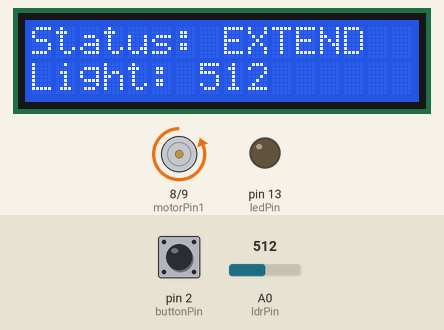
A sketch run on a simulated Arduino Uno, built with avr-gcc and run on an emulated ATmega328P. Shown: 16×2 character LCD, motor-driver pin pairs drawn as motors (green arrow = first pin HIGH = forward, orange = second pin HIGH = backward, longer = more drive), output pins drawn as LEDs (lit = HIGH). Inputs (shaded band) come from the test bench; at power-on: A0 (ldrPin) = 512, pin 2 (buttonPin) HIGH.

Above: at 2.2 s.
2.3 s: A0 (ldrPin) set to 313
At 3.7 s:
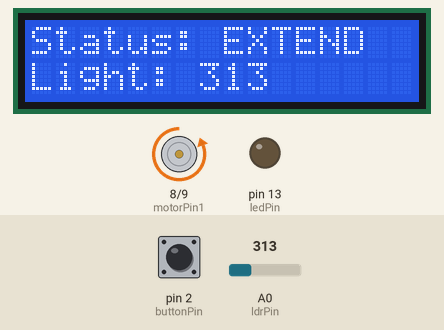
4.0 s: A0 (ldrPin) set to 290
At 4.4 s:
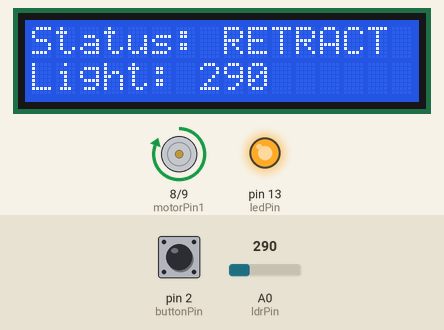
5.6 s: A0 (ldrPin) set to 306
At 6.2 s:
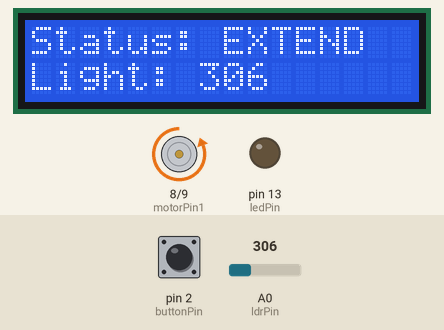
7.1 s: pin 2 (buttonPin) pulled LOW for 0.6 s
At 7.9 s:
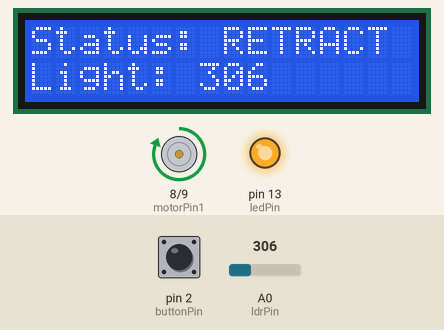
9.6 s: pin 2 (buttonPin) pulled LOW for 3.2 s
At 14.0 s:
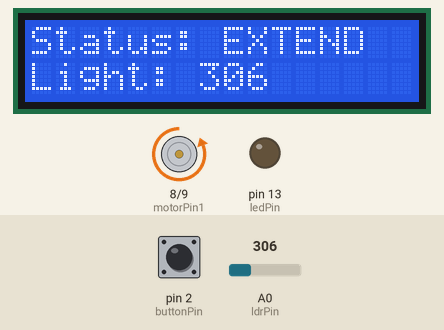
Timing chart, 0 to 15.5 s (numbered marks = the images above; inputs shaded):
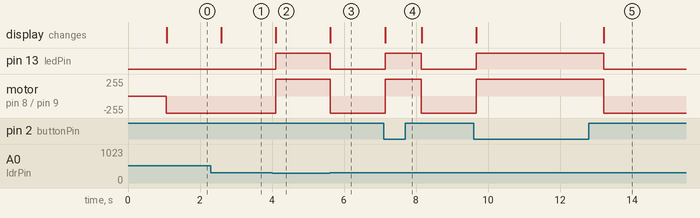

The sketch:

sketch_apr26a.ino
```cpp
#include <LiquidCrystal.h>

// 定义引脚
const int ldrPin = A0;      // 光敏电阻连接到 A0
const int buttonPin = 2;    // 模拟雨天传感器的按键连接到 2
const int motorPin1 = 8;    // 电机驱动引脚1
const int motorPin2 = 9;    // 电机驱动引脚2
const int ledPin = 13;      // 状态指示灯

// 初始化 LCD (引脚参考 Proteus 标准连接: RS, E, D4, D5, D6, D7)
LiquidCrystal lcd(12, 11, 5, 4, 3, 6);

void setup() {
  pinMode(buttonPin, INPUT_PULLUP); // 使用内置上拉电阻
  pinMode(motorPin1, OUTPUT);
  pinMode(motorPin2, OUTPUT);
  pinMode(ledPin, OUTPUT);
  lcd.begin(16, 2);
  lcd.print("System Ready");
  delay(1000);
}

void loop() {
  int lightVal = analogRead(ldrPin); // 读取光强度
  int rainState = digitalRead(buttonPin); // 读取按键状态 (LOW为按下)

  lcd.clear();
  lcd.setCursor(0, 0);

  // 逻辑判断：如果光线弱 (阈值设为300) 或者 检测到雨水 (按键按下)
  if (lightVal < 300 || rainState == LOW) {
    lcd.print("Status: RETRACT"); // 显示：收回
    digitalWrite(ledPin, HIGH);   // 报警灯亮
    // 模拟电机收回动作
    digitalWrite(motorPin1, HIGH);
    digitalWrite(motorPin2, LOW);
  } else {
    lcd.print("Status: EXTEND");  // 显示：伸出
    digitalWrite(ledPin, LOW);    // 报警灯灭
    // 模拟电机伸出动作
    digitalWrite(motorPin1, LOW);
    digitalWrite(motorPin2, HIGH);
  }

  lcd.setCursor(0, 1);
  lcd.print("Light: ");
  lcd.print(lightVal);

  delay(500); // 刷新频率
}
```

Measured:
- the behaviour switches between 300 and 299 on A0 (ldrPin) (found by bisection; images 1 and 2)
- after the input at 2.3 s, the display: changes after 0.29 s (image 1)
- after the input at 4.0 s, pin 13 (ledPin): LOW → HIGH after 0.10 s; motor on pin 8 (motorPin1) / pin 9 (motorPin2): backward 255/255 → forward 255/255 after 0.10 s; the display: changes after 0.11 s (image 2)
- after the input at 5.6 s, pin 13 (ledPin): HIGH → LOW at once; motor on pin 8 (motorPin1) / pin 9 (motorPin2): forward 255/255 → backward 255/255 at once; the display: changes at once (image 3)
- after the input at 7.1 s, pin 13 (ledPin): LOW → HIGH at once, → LOW 1.0 s later; motor on pin 8 (motorPin1) / pin 9 (motorPin2): backward 255/255 → forward 255/255 at once, → backward 255/255 1.0 s later; the display: changes at once (image 4)
- after the input at 9.6 s, pin 13 (ledPin): LOW → HIGH after 0.07 s, → LOW 3.5 s later; motor on pin 8 (motorPin1) / pin 9 (motorPin2): backward 255/255 → forward 255/255 after 0.07 s, → backward 255/255 3.5 s later; the display: first changes after 0.07 s (image 5 shows a later state)
